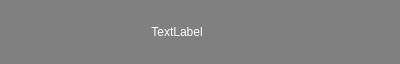
<?xml version="1.0" encoding="UTF-8"?>
<ui version="4.0">
 <class>ShowTranslators</class>
 <widget class="QDialog" name="ShowTranslators">
  <property name="geometry">
   <rect>
    <x>0</x>
    <y>0</y>
    <width>400</width>
    <height>64</height>
   </rect>
  </property>
  <property name="windowTitle">
   <string>Dialog</string>
  </property>
  <property name="styleSheet">
   <string notr="true">QDialog {
	background-color: grey;
	border: none;
	border-radius: 10px;
}

QLabel {
	color:white;
}

QPushButton {
	min-width: 40px; min-height: 40px;
	max-width: 40px; max-height: 40px;
	background-color: transparent;
	border: none;
}

QPushButton:hover {	
	background-color: rgb(255,84,57);
}

QPushButton:pressed {
	background-color: rgb(224,74,50);
}</string>
  </property>
  <layout class="QGridLayout" name="gridLayout">
   <item row="0" column="1">
    <widget class="QLabel" name="label">
     <property name="text">
      <string>TextLabel</string>
     </property>
     <property name="alignment">
      <set>Qt::AlignCenter</set>
     </property>
    </widget>
   </item>
   <item row="0" column="2">
    <spacer name="horizontalSpacer">
     <property name="orientation">
      <enum>Qt::Horizontal</enum>
     </property>
     <property name="sizeHint" stdset="0">
      <size>
       <width>40</width>
       <height>20</height>
      </size>
     </property>
    </spacer>
   </item>
   <item row="0" column="3">
    <widget class="QPushButton" name="pushButton_close">
     <property name="text">
      <string/>
     </property>
     <property name="icon">
      <iconset resource="res.qrc">
       <normaloff>:/images/关闭.svg</normaloff>:/images/关闭.svg</iconset>
     </property>
    </widget>
   </item>
   <item row="0" column="0">
    <spacer name="horizontalSpacer_2">
     <property name="orientation">
      <enum>Qt::Horizontal</enum>
     </property>
     <property name="sizeHint" stdset="0">
      <size>
       <width>40</width>
       <height>20</height>
      </size>
     </property>
    </spacer>
   </item>
  </layout>
 </widget>
 <resources>
  <include location="res.qrc"/>
 </resources>
 <connections/>
</ui>
